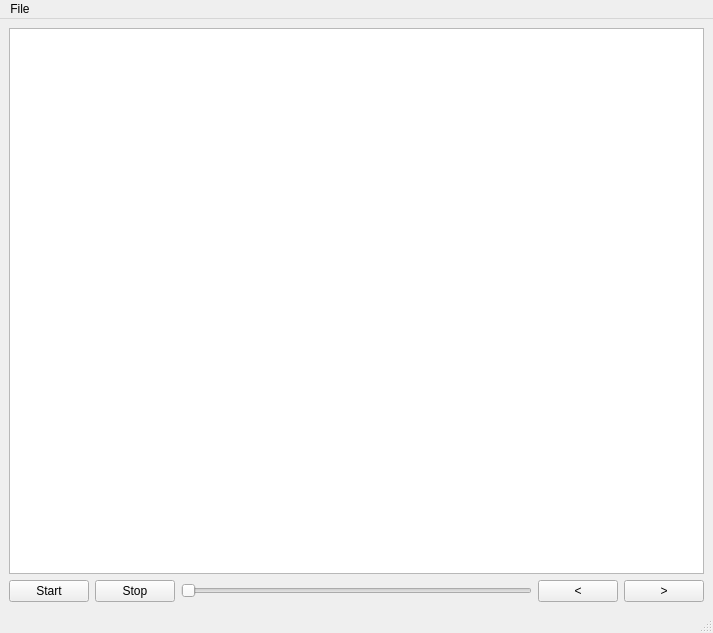
<?xml version="1.0" encoding="UTF-8"?>
<ui version="4.0">
 <class>MainWindow</class>
 <widget class="QMainWindow" name="MainWindow">
  <property name="geometry">
   <rect>
    <x>0</x>
    <y>0</y>
    <width>713</width>
    <height>633</height>
   </rect>
  </property>
  <property name="windowTitle">
   <string>MainWindow</string>
  </property>
  <widget class="QWidget" name="centralwidget">
   <layout class="QGridLayout" name="gridLayout">
    <item row="1" column="4">
     <widget class="QPushButton" name="oneframeforward">
      <property name="text">
       <string>&gt;</string>
      </property>
     </widget>
    </item>
    <item row="1" column="2">
     <widget class="QSlider" name="sildervideo">
      <property name="orientation">
       <enum>Qt::Horizontal</enum>
      </property>
     </widget>
    </item>
    <item row="1" column="1">
     <widget class="QPushButton" name="stopvideo">
      <property name="text">
       <string>Stop</string>
      </property>
     </widget>
    </item>
    <item row="1" column="3">
     <widget class="QPushButton" name="oneframeback">
      <property name="text">
       <string>&lt;</string>
      </property>
     </widget>
    </item>
    <item row="1" column="0">
     <widget class="QPushButton" name="startvideo">
      <property name="autoFillBackground">
       <bool>false</bool>
      </property>
      <property name="text">
       <string>Start</string>
      </property>
      <property name="autoDefault">
       <bool>false</bool>
      </property>
      <property name="default">
       <bool>false</bool>
      </property>
      <property name="flat">
       <bool>false</bool>
      </property>
     </widget>
    </item>
    <item row="0" column="0" colspan="5">
     <widget class="QGraphicsView" name="Image"/>
    </item>
   </layout>
  </widget>
  <widget class="QMenuBar" name="menubar">
   <property name="geometry">
    <rect>
     <x>0</x>
     <y>0</y>
     <width>713</width>
     <height>19</height>
    </rect>
   </property>
   <widget class="QMenu" name="menuVideo_tool">
    <property name="title">
     <string>File</string>
    </property>
    <addaction name="actionSelect_file"/>
    <addaction name="actionExit"/>
   </widget>
   <addaction name="menuVideo_tool"/>
  </widget>
  <widget class="QStatusBar" name="statusbar"/>
  <action name="actionSelect_file">
   <property name="text">
    <string>Select file</string>
   </property>
  </action>
  <action name="actionExit">
   <property name="text">
    <string>Exit</string>
   </property>
  </action>
 </widget>
 <resources/>
 <connections/>
</ui>
